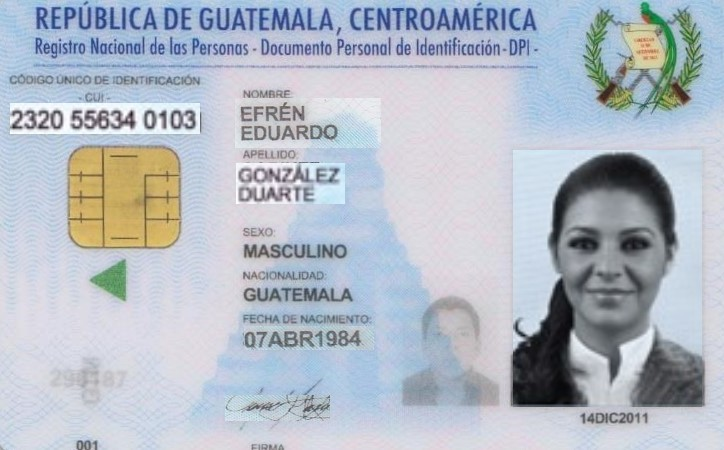
#> input picture src/images/template.jpg, 724 x 450 px
$ python -i core.py   (imports and definitions only)
#> lines starting #> are read from the running program, lines starting #| are printed output that depends on the picture; after the words box and inside, x2 and y2 are one past the last pixel; in counts of white or black regions, pixels touching at a corner belong together
#> in processImage, imgOriginal is the input picture: shape (450, 724, 3); mean B, G, R 197.1, 186.6, 179
import cv2
import pytesseract
import numpy as np
import os
import datetime
from pytesseract import Output
import csv
from statistics import mean
from time import sleep

#Reading the image from path
# [1 line not run here, left out]
results = []
minCI = 90


processFinish = False

#template matching
# [21 lines left out: function match_template, not called in this run]

#Re-scaling the image
def reScaling(image):
    """Function to re-size the image keeping the aspect ratio.

    Args:
        image: The image to resize.

    Returns:
        The image resized to 490px high and the proportional width.

    """
    h, w = image.shape[:2]
    width = int((490 / h)*w)
    height = int(490)

    # dsize
    dsize = (width, height)

    # resize image
    output = cv2.resize(image, dsize)
    return output

def cutImage(image):
    """Function to cut the background of the image.

    Args:
        image: The image to cut.

    Returns:
        The cut image without background or borders.

    """
    ## (1) Convert to gray, and threshold
    gray = cv2.cvtColor(image, cv2.COLOR_BGR2GRAY)
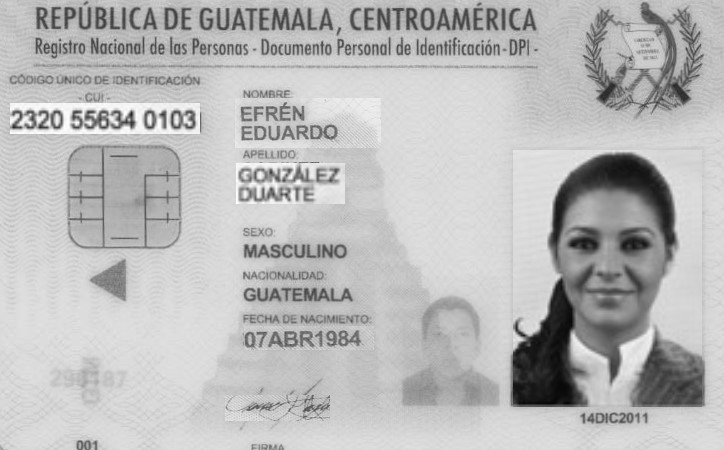
#> gray: shape (450, 724); min 5, max 254, mean 185.5
    th, threshed = cv2.threshold(gray, 240, 255, cv2.THRESH_BINARY_INV)
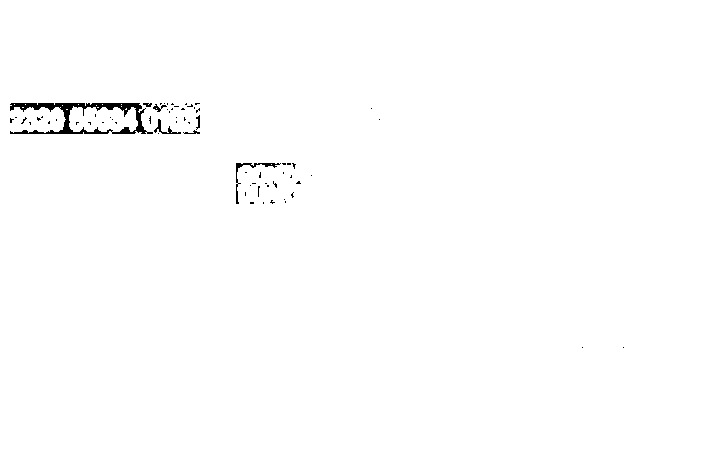
#> threshed: shape (450, 724); 99.4% white; 68 black regions (61 under 20 px), largest, box (x1, y1, x2, y2) and area: (10, 103, 153, 134) 1364, (236, 163, 281, 204) 186, (154, 119, 181, 134) 98

    ## (2) Morph-op to remove noise
    kernel = cv2.getStructuringElement(cv2.MORPH_ELLIPSE, (11,11))
    morphed = cv2.morphologyEx(threshed, cv2.MORPH_CLOSE, kernel)
#> morphed: shape (450, 724); every value is 255

    ## (3) Find the max-area contour
    cnts = cv2.findContours(morphed, cv2.RETR_EXTERNAL, cv2.CHAIN_APPROX_SIMPLE)[-2]
#> cnts = [[[0, 0], [0, 449], [723, 449], [723, 0]]]
    cnt = sorted(cnts, key=cv2.contourArea)[-1]
#> cnt = [[0, 0], [0, 449], [723, 449], [723, 0]]

    ## (4) Crop and save it
    x,y,w,h = cv2.boundingRect(cnt)
#> x = 0; y = 0; w = 724; h = 450
    dst = image[y:y+h, x:x+w]
    return dst

#Opening and converting the original image
def processImage(path):
    """Function to process the image and extract the data.

    Args:
        path(str): The absolute path of the image to process.

    Returns:
        True if the process finishes well, False otherwise. The path for the image processed and a list with the data extracted.

    """
    imgOriginal = cv2.imread(path)
    imgProcessed, imgReSized, deltaX, deltaY = match_template(reScaling(cutImage(imgOriginal)),imgTemplate)[:4]
#> in reScaling, `h, w = image.shape[:2]`: w = 724
#> in reScaling, `width = int((490 / h)*w)`: width = 788
#> in reScaling, `dsize = (width, height)`: dsize = (788, 490)
    img = cv2.cvtColor(imgProcessed, cv2.COLOR_BGR2GRAY)
    img = cv2.medianBlur(img,3)
    img = cv2.adaptiveThreshold(img, 255, cv2.ADAPTIVE_THRESH_GAUSSIAN_C, cv2.THRESH_BINARY, 11, 10)
    processFinish, newImg = getData(img, imgReSized, deltaX, deltaY)[:2]

    if processFinish:
        cv2.imwrite(((os.path.dirname(os.path.realpath(__file__))+"\\tmp\\imageTmp.jpg")), newImg)
        return processFinish, (os.path.dirname(os.path.realpath(__file__))+"\\tmp\\imageTmp.jpg"), results
    else:
        return processFinish, 'Error processing the image.', results

# [227 lines left out: functions writeResults, readID, readNames, readFamilyNames, readGender, readNationality and 2 more, not called in this run]

#> (the run stopped early here; a loop or call above may not have finished)

$ run again, on src/images/image.jpg
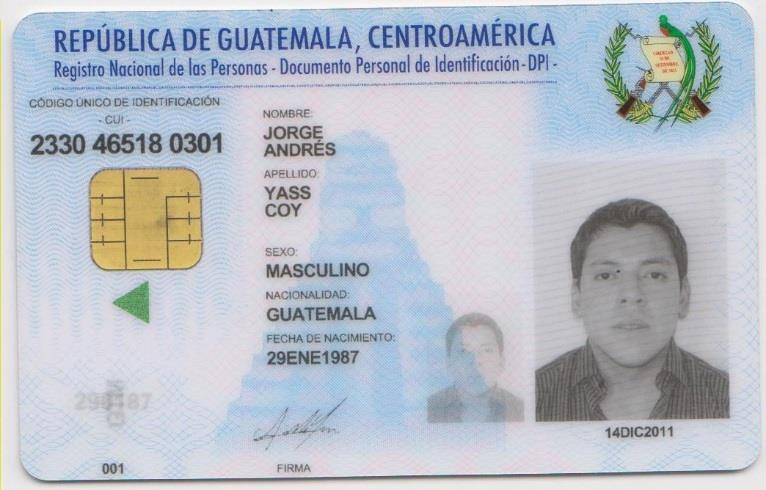
#> input picture src/images/image.jpg, 766 x 490 px
#> in processImage, imgOriginal is the input picture: shape (490, 766, 3); mean B, G, R 200.4, 190.9, 184.8
#> in cutImage, `gray = cv2.cvtColor(image, cv2.COLOR_BGR2GRAY)`:
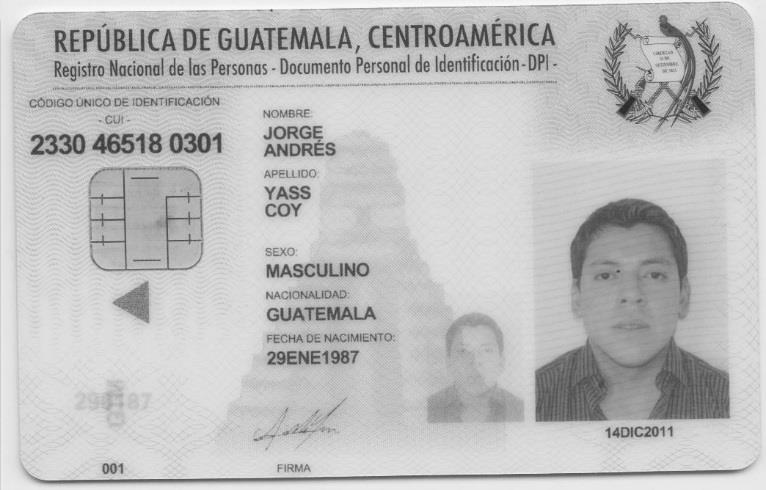
#> gray: shape (490, 766); min 33, max 255, mean 190.2
#> in cutImage, `th, threshed = cv2.threshold(gray, 240, 255, cv2.THRESH_BINARY_INV)`:
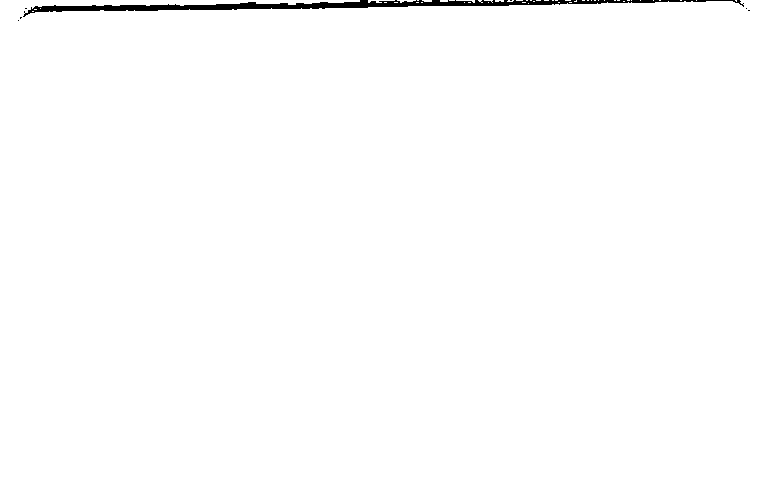
#> threshed: shape (490, 766); 99.1% white; 7 black regions (6 under 20 px), largest, box (x1, y1, x2, y2) and area: (23, 0, 744, 17) 3194
#> morphed: shape (490, 766); every value is 255
#> cnts = [[[0, 0], [0, 489], [765, 489], [765, 0]]]
#> cnt = [[0, 0], [0, 489], [765, 489], [765, 0]]
#> in cutImage, `x,y,w,h = cv2.boundingRect(cnt)`: x = 0; w = 766; h = 490
#> in reScaling, `h, w = image.shape[:2]`: w = 766
#> dsize = (766, 490)

$ run again, on src/images/image5.jpg
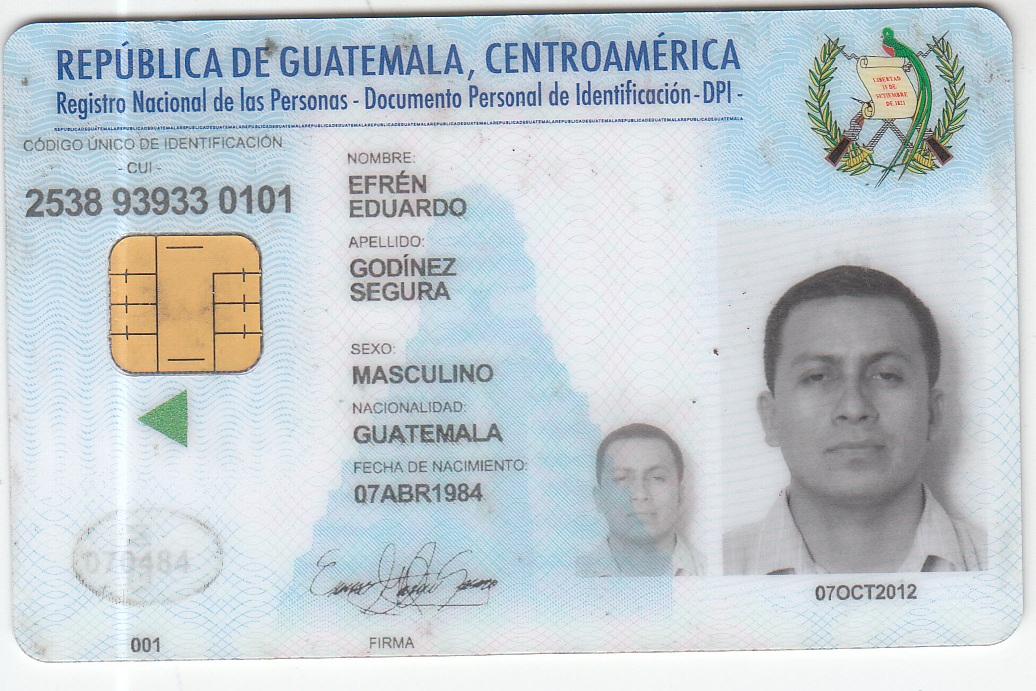
#> input picture src/images/image5.jpg, 1036 x 691 px
#> in processImage, imgOriginal is the input picture: shape (691, 1036, 3); mean B, G, R 209.2, 204.1, 195
#> in cutImage, `th, threshed = cv2.threshold(gray, 240, 255, cv2.THRESH_BINARY_INV)`:
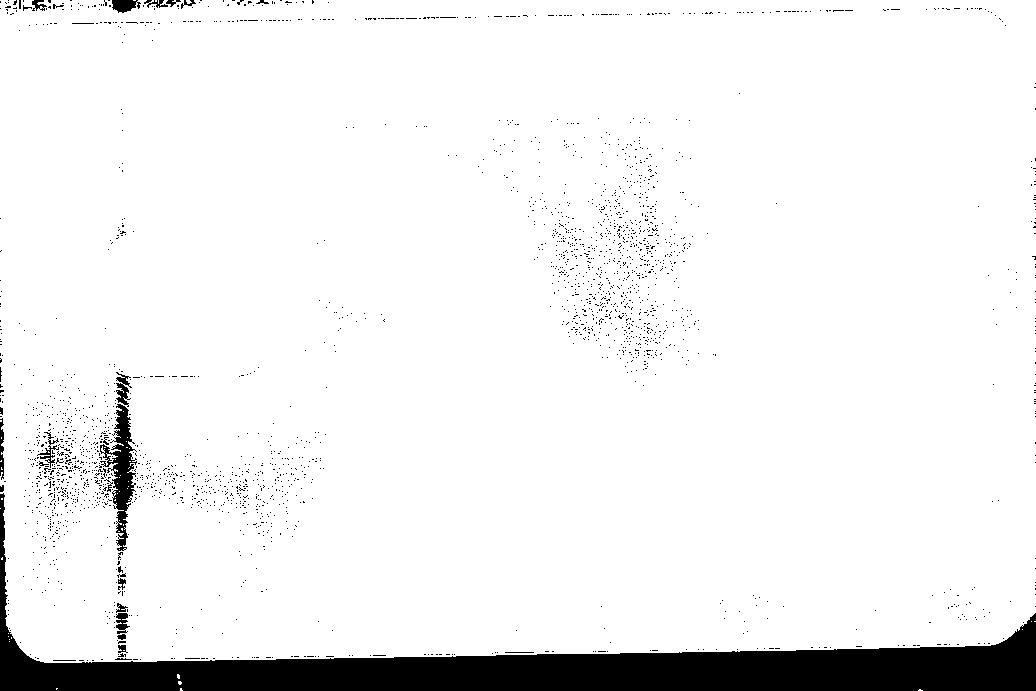
#> threshed: shape (691, 1036); 93.4% white; 2428 black regions (2401 under 20 px), largest, box (x1, y1, x2, y2) and area: (0, 493, 1036, 691) 39184, (100, 404, 137, 551) 2028, (112, 0, 141, 13) 266
#> morphed: shape (691, 1036); 94.5% white; 4 black regions
#> cnts = 4 contours, 2 with area under 20; largest, box (x1, y1, x2, y2) and area: (0, 0, 1036, 663) 675319, (177, 674, 183, 691) 26
#> cnt = contour of 158 points, box (x1, y1, x2, y2) (0, 0, 1036, 663), area 675319
#> in cutImage, `x,y,w,h = cv2.boundingRect(cnt)`: x = 0; w = 1036; h = 663
#> in cutImage, `dst = image[y:y+h, x:x+w]`:
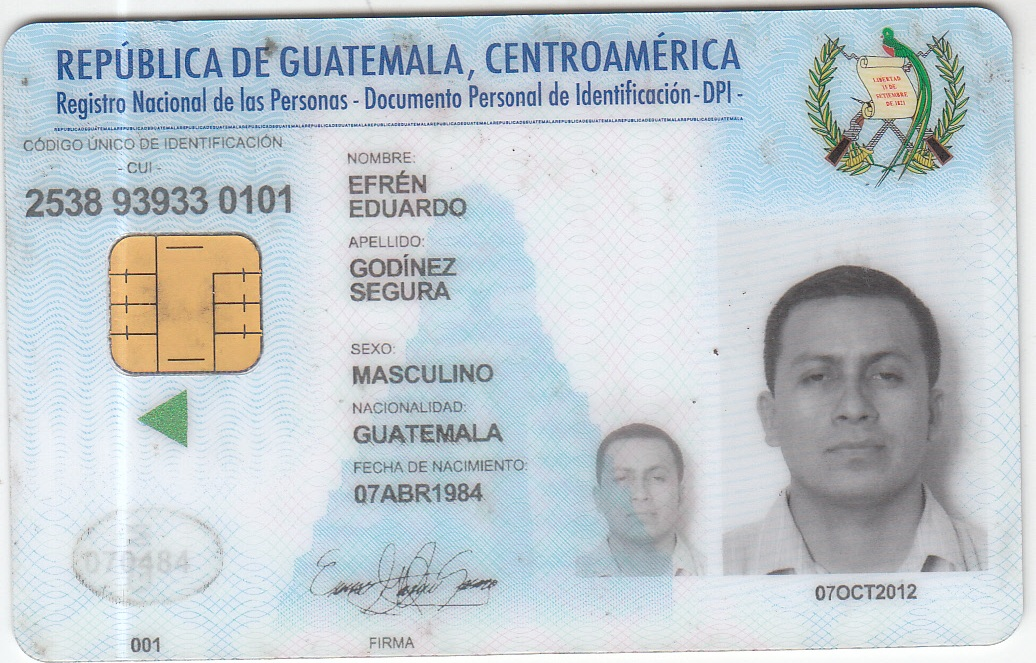
#> dst: shape (663, 1036, 3); mean B, G, R 207.6, 202.2, 192.9
#> in reScaling, `h, w = image.shape[:2]`: w = 1036
#> width = 765
#> dsize = (765, 490)
